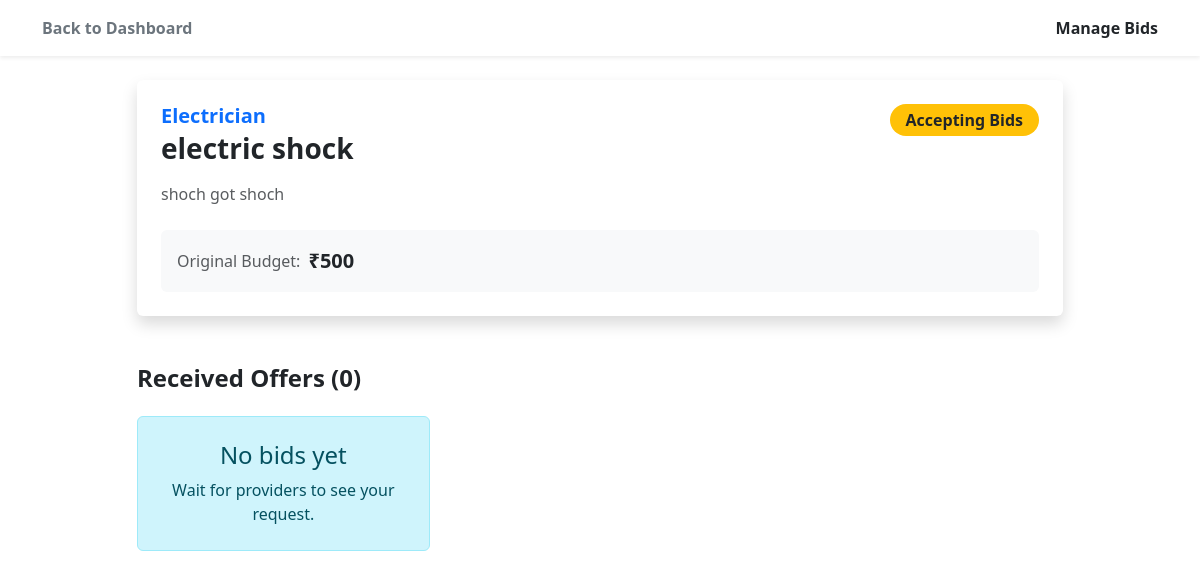
Before: /view_bids/13 (signed in) with the older database file.
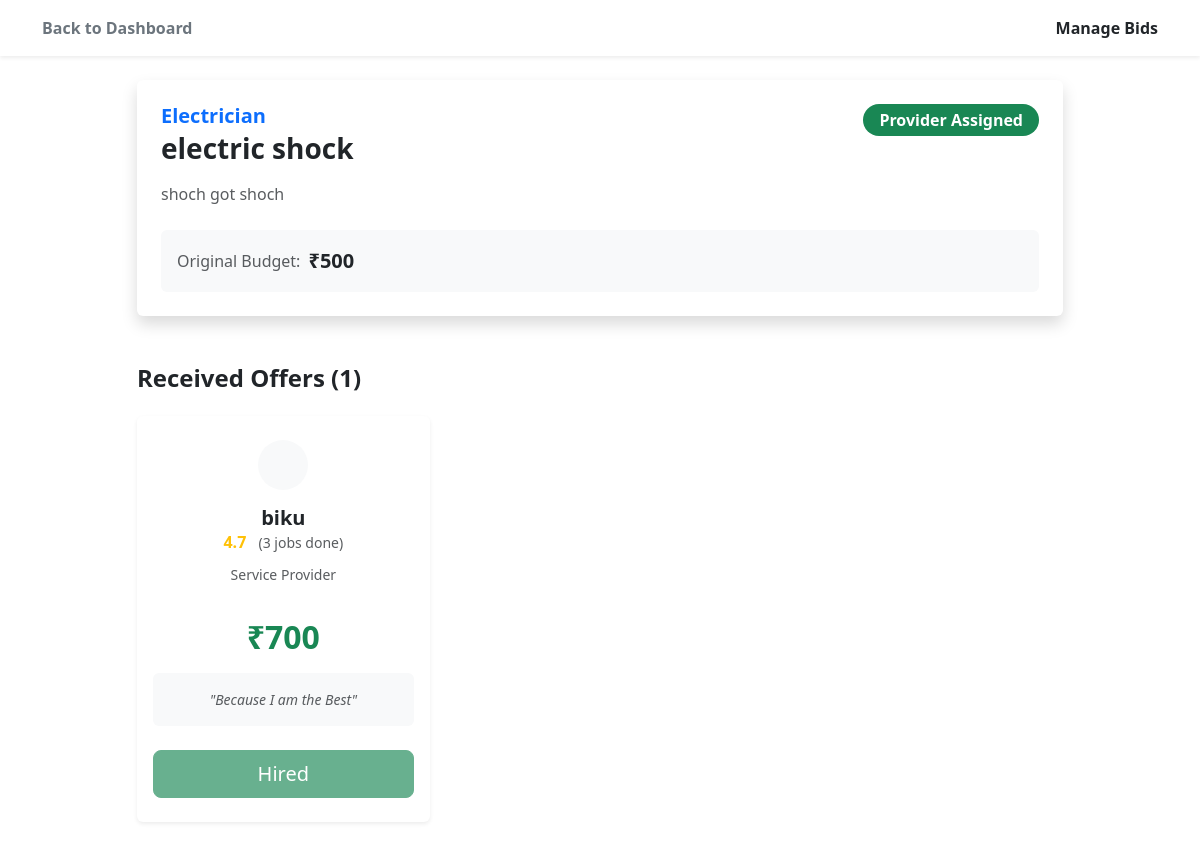
After: the same page with the newer database file.
### app.py (models this page shows)
class service_request(db.Model):
    id=db.Column(db.Integer, primary_key=True)
    consumer_id=db.Column(db.Integer, nullable=False)
    con_latitude = db.Column(db.Float, nullable=False)
    con_longitude = db.Column(db.Float, nullable=False)
    service_title=db.Column(db.String(200), nullable=False)
    service_type=db.Column(db.String(50), nullable=False)
    budget=db.Column(db.Integer, nullable=False)
    desc=db.Column(db.String(500), nullable=False)
    is_active=db.Column(db.Boolean, default=True)
    is_inprogress=db.Column(db.Boolean, default=False)
    assigned_provider_id=db.Column(db.Integer, nullable=True)
    created_at=db.Column(db.DateTime, default=db.func.current_timestamp())

class bids(db.Model):
    id=db.Column(db.Integer, primary_key=True)
    bid_amount=db.Column(db.Integer, nullable=False)
    ser_req_id=db.Column(db.Integer, nullable=False)
    con_id=db.Column(db.Integer, nullable=False)
    prov_id=db.Column(db.Integer, nullable=False)
    msg=db.Column(db.String(500), nullable=False)

class users(db.Model):
    id = db.Column(db.Integer, primary_key=True)
    email = db.Column(db.String(120), unique=True, nullable=False, index=True)
    password_hash = db.Column(db.String(255), nullable=False)
    full_name = db.Column(db.String(120), nullable=False)
    latitude = db.Column(db.Float, nullable=False)
    longitude = db.Column(db.Float, nullable=False)
    radius_km = db.Column(db.Float, default=5.0)  # optional usage
    is_provider = db.Column(db.Boolean, default=False)
    is_consumer = db.Column(db.Boolean, default=False)
    user_skill=db.Column(db.String(20), nullable=True)
    created_at = db.Column(db.DateTime, default=db.func.current_timestamp())

### app.py (the view)
@app.route('/view_bids/<int:req_id>')
def view_bids(req_id):
    if 'user_id' not in session:
        return redirect(url_for('login'))
    req = service_request.query.get_or_404(req_id)
    if req.consumer_id != session['user_id']:
        flash("Unauthorized")
        return redirect(url_for('consumer_dashboard'))
    results = db.session.query(bids, users).join(users, bids.prov_id == users.id).filter(bids.ser_req_id == req_id).all()
    provider_stats = {}
    for bid, provider in results:
        job_count = reviews.query.filter_by(provider_id=provider.id).count()
        avg_rating_query = db.session.query(func.avg(reviews.rating)).filter(reviews.provider_id == provider.id).scalar()
        avg_rating = round(avg_rating_query, 1) if avg_rating_query else 0
        provider_stats[provider.id] = {
            'count': job_count,
            'rating': avg_rating
        }
    return render_template('consumer/view_bids.html', service=req, bid_data=results, stats=provider_stats)

### templates/consumer/view_bids.html (shortened to what this page needs)
{% extends 'base.html' %}
{% block body %}
<nav class="navbar navbar-light bg-white shadow-sm mb-4">
    <div class="container">
        <a href="{{ url_for('consumer_dashboard') }}" class="text-decoration-none text-secondary fw-bold">
             Back to Dashboard
        </a>
        <span class="navbar-text fw-bold text-dark">
            Manage Bids
        </span>
    </div>
</nav>
<div class="container pb-5">
    <div class="row justify-content-center mb-5">
        <div class="col-lg-10">
            <div class="card shadow border-0">
                <div class="card-body p-4">
                    <div class="d-flex justify-content-between align-items-start">
                        <div>
                            <h5 class="text-primary fw-bold mb-1">{{ service.service_type }}</h5>
                            <h3 class="fw-bold text-dark mb-3">{{ service.service_title }}</h3>
                        </div>
                        {% if service.assigned_provider_id %}
                        <span class="badge bg-success fs-6 rounded-pill px-3 py-2">
                             Provider Assigned
                        </span>
                        {% else %}
                        <span class="badge bg-warning text-dark fs-6 rounded-pill px-3 py-2">
                             Accepting Bids
                        </span>
                        {% endif %}
                    </div>
                    <p class="text-muted mb-4">{{ service.desc }}</p>
                    <div class="d-flex align-items-center p-3 bg-light rounded">
                        <span class="text-muted me-2">Original Budget:</span>
                        <span class="fw-bold text-dark fs-5">₹{{ service.budget }}</span>
                    </div>
                </div>
            </div>
        </div>
    </div>
    <div class="row justify-content-center">
        <div class="col-lg-10">
            <h4 class="fw-bold mb-4">Received Offers ({{ bid_data|length }})</h4>
            <div class="row row-cols-1 row-cols-md-2 row-cols-lg-3 g-4">
                {% if bid_data|length == 0 %}
                <div class="col-12">
                    <div class="alert alert-info text-center py-4">
                        <h4>No bids yet</h4>
                        <p class="mb-0">Wait for providers to see your request.</p>
                    </div>
                </div>
                {% endif %}
                {% for bid, provider in bid_data %}
                <div class="col">
                    <div
                        class="card h-100 shadow-sm border-0
                        {% if service.assigned_provider_id == provider.id %} border-success border-2 shadow {% elif service.assigned_provider_id %} opacity-75 {% endif %}">
                        <div class="card-header bg-transparent border-0 pt-4 pb-0 text-center">
                            <div class="bg-light rounded-circle d-inline-flex align-items-center justify-content-center mb-3"
                                style="width: 50px; height: 50px;">
                            </div>
                            <h5 class="fw-bold mb-0">{{ provider.full_name }}</h5>
                            <div class="mb-2">
                                <span class="text-warning fw-bold">
                                    {{ stats[provider.id]['rating'] }}
                                </span>
                                <span class="text-muted small ms-2">
                                    ({{ stats[provider.id]['count'] }} jobs done)
                                </span>
                            </div>
                            <small class="text-muted">Service Provider</small>
                        </div>
                        <div class="card-body text-center">
                            <h2 class="text-success fw-bold my-3">₹{{ bid.bid_amount }}</h2>
                            <div class="p-3 bg-light rounded fst-italic text-muted small">
                                "{{ bid.msg }}"
                            </div>
                        </div>
                        <div class="card-footer bg-transparent border-0 pb-4">
                            <div class="d-grid gap-2">
                                {% if not service.assigned_provider_id %}
                                <a href="{{ url_for('accept_bid', bid_id=bid.id) }}" class="btn btn-primary btn-lg"
                                    onclick="return confirm('Are you sure you want to hire {{ provider.full_name }} for ₹{{ bid.bid_amount }}?');">
                                    Accept Offer
                                </a>
                                {% elif service.assigned_provider_id == provider.id %}
                                <button class="btn btn-success btn-lg disabled" disabled>
                                     Hired
                                </button>
                                {% else %}
                                <button class="btn btn-outline-secondary disabled" disabled>
                                    Not Selected
                                </button>
                                {% endif %}
                            </div>
                        </div>
                    </div>
                </div>
                {% endfor %}
            </div>
        </div>
    </div>
</div>
{% endblock body %}

### templates/base.html (shortened to what this page needs)
<!DOCTYPE html>
<html lang="en">
<head>
    <link href="https://cdn.jsdelivr.net/npm/bootstrap@5.3.7/dist/css/bootstrap.min.css" rel="stylesheet"
>
    <link rel="stylesheet" href="https://unpkg.com/leaflet@1.9.4/dist/leaflet.css" />
</head>
<body>
    {% block body %}
    {% endblock body %}
</body>
</html>

Changed rows visible on the page:
changed service_request "electric shock": assigned_provider_id empty → 2 (drawn)
added bids: full_name "biku", stats "4.7", stats "3", bid_amount "700", msg "Because I am the Best"
Other visible differences:
{{ bid_data|length }}: "0" → "1"
text no longer shown: "Accepting Bids No bids yet Wait for providers to see your request."
text now shown: "Provider Assigned"
